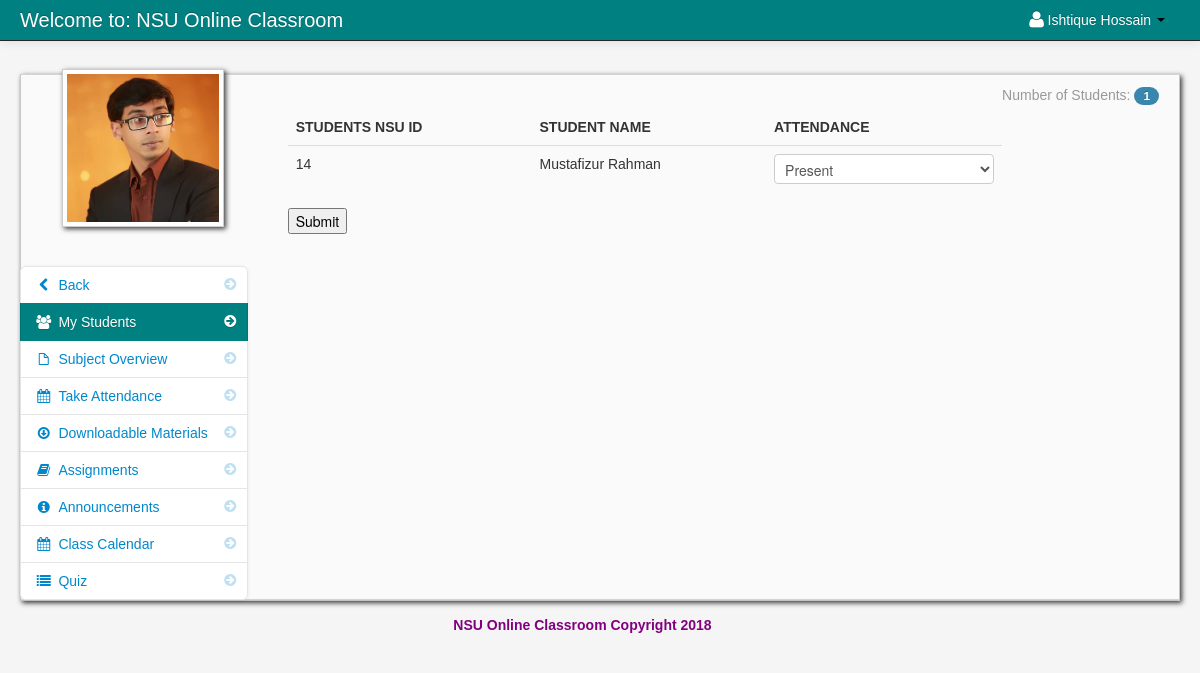
The app's page /take_attendance.php?id=13 (signed in) with its own data.
### tables this page shows
CREATE TABLE `teacher` (
  `teacher_id` int(11) NOT NULL,
  `username` varchar(100) NOT NULL,
  `password` varchar(200) NOT NULL,
  `firstname` varchar(100) NOT NULL,
  `lastname` varchar(100) NOT NULL,
  `department_id` int(11) NOT NULL,
  `location` varchar(200) NOT NULL,
  `about` varchar(500) NOT NULL,
  `teacher_status` varchar(20) NOT NULL,
  `teacher_stat` varchar(100) NOT NULL
);

CREATE TABLE `teacher_class_student` (
  `teacher_class_student_id` int(11) NOT NULL,
  `teacher_class_id` int(11) NOT NULL,
  `student_id` int(11) NOT NULL,
  `teacher_id` int(11) NOT NULL,
  `Present` int(30) NOT NULL DEFAULT '0',
  `Absent` int(30) NOT NULL DEFAULT '0',
  `Late` int(30) NOT NULL DEFAULT '0',
  `Sick` int(30) NOT NULL DEFAULT '0'
);

CREATE TABLE `student` (
  `student_id` int(11) NOT NULL,
  `firstname` varchar(100) NOT NULL,
  `lastname` varchar(100) NOT NULL,
  `class_id` int(11) NOT NULL,
  `username` varchar(100) NOT NULL,
  `password` varchar(100) NOT NULL,
  `email` varchar(100) NOT NULL,
  `contact_number` int(12) NOT NULL,
  `location` varchar(100) NOT NULL,
  `status` varchar(100) NOT NULL
);

### session.php (called while the page is built, shortened)
<?php
$session_id=$_SESSION['id'];
?>

### take_attendance.php (the view, shortened to what this page needs)
<?php include('header_dashboard.php'); ?>
<?php include('session.php'); ?>
<?php $get_id = $_GET['id']; ?>
    <body>
		<?php include('navbar_teacher.php'); ?>
        <div class="container-fluid">
            <div class="row-fluid">
				<?php include('take_attendance_link.php'); ?>
                <div id="block_bg" class="block">
                            <div class="navbar navbar-inner block-header">
                                <div id="" class="muted pull-right">
								<?php
								$my_student = mysql_query("SELECT * FROM teacher_class_student
														LEFT JOIN student ON student.student_id = teacher_class_student.student_id
														INNER JOIN class ON class.class_id = student.class_id where teacher_class_id = '$get_id' order by lastname ")or die(mysql_error());
								$space=" ";
								$count_my_student = mysql_num_rows($my_student);?>
								Number of Students: <span class="badge badge-info"><?php echo $count_my_student; ?></span>
								</div>
								<div class="block-content collapse in">
                                <div class="span12">
                                <form action="insert_attendance.php" method="POST">
									<table cellpadding="0" cellspacing="0" border="0" class="table" id="">
										<thead>
										    <tr>
										    	<th>Students NSU ID</th>
												<th>Student Name</th>
												<th>Attendance</th>
											</tr>
										</thead>
										<tbody>
										    		<?php
										    		$i = 0;
														$my_student = mysql_query("SELECT * FROM teacher_class_student
														LEFT JOIN student ON student.student_id = teacher_class_student.student_id
														INNER JOIN class ON class.class_id = student.class_id where teacher_class_id = '$get_id' order by lastname ")or die(mysql_error());
														while(($row = mysql_fetch_array($my_student)) && ($i < $count_my_student) ){
															?>
															<tr>
																<td><?php echo $row['student_id']; ?></td>
						                                        <td><?php  echo $row['firstname'],$space,$row['lastname']; ?></td>
						                                        <td width="40">
																<select name="<?php echo "attendance".$i ?>"  required>
																<option >Present</option>
					                                            </select>
																</td>
															</tr>
														<?php
														$i++;
														} ?>
										</tbody>
									</table>
									<input type="submit" value="Submit" name="submit">
									</form>
                                </div>
                            </div>
                            </div>
                        </div>
            </div>
		<?php include('footer.php'); ?>
        </div>
		<?php include('script.php'); ?>
    </body>
</html>

### navbar_teacher.php (shortened to what this page needs)
	<div class="navbar navbar-fixed-top navbar-inverse">
           <div class="navbar-inner">
               <div class="container-fluid">
                   <a class="brand" href="#">Welcome to: NSU Online Classroom</a>
							<div class="nav-collapse collapse">
								<ul class="nav pull-right">
												<?php $query= mysql_query("select * from teacher where teacher_id = '$session_id'")or die(mysql_error());
														$row = mysql_fetch_array($query);
												?>
												<li class="dropdown">
													<a href="#" role="button" class="dropdown-toggle" data-toggle="dropdown"> <i class="icon-user icon-large"></i><?php echo $row['firstname']." ".$row['lastname'];  ?> <i class="caret"></i></a>
												</li>
								</ul>
							</div>
               </div>
           </div>
</div>

### take_attendance_link.php
<div class="span3" id="sidebar">
	<img id="avatar" src="admin/<?php echo $row['location']; ?>" class="img-polaroid">
			<ul class="nav nav-list bs-docs-sidenav nav-collapse collapse">
				<li class=""><a href="dasboard_teacher.php"><i class="icon-chevron-right"></i><i class="icon-chevron-left"></i>&nbsp;Back</a></li>
				<li class="active"><a href="my_students.php<?php echo '?id='.$get_id; ?>"><i class="icon-chevron-right"></i><i class="icon-group"></i>&nbsp;My Students</a></li>
				<li class=""><a href="subject_overview.php<?php echo '?id='.$get_id; ?>"><i class="icon-chevron-right"></i><i class="icon-file"></i>&nbsp;Subject Overview</a></li>
				<li class=""><a href="take_attendance.php<?php echo '?id='.$get_id; ?>"><i class="icon-chevron-right"></i><i class="icon-calendar"></i>&nbsp;Take Attendance</a></li>
				<li class=""><a href="downloadable.php<?php echo '?id='.$get_id; ?>"><i class="icon-chevron-right"></i><i class="icon-download"></i>&nbsp;Downloadable Materials</a></li>
				<li class=""><a href="assignment.php<?php echo '?id='.$get_id; ?>"><i class="icon-chevron-right"></i><i class="icon-book"></i>&nbsp;Assignments</a></li>
				<li class=""><a href="announcements.php<?php echo '?id='.$get_id; ?>"><i class="icon-chevron-right"></i><i class="icon-info-sign"></i>&nbsp;Announcements</a></li>
				<li class=""><a href="class_calendar.php<?php echo '?id='.$get_id; ?>"><i class="icon-chevron-right"></i><i class="icon-calendar"></i>&nbsp;Class Calendar</a></li>
				<li class=""><a href="class_quiz.php<?php echo '?id='.$get_id; ?>"><i class="icon-chevron-right"></i><i class="icon-list"></i>&nbsp;Quiz</a></li>
			</ul>
</div>

### admin/assets/styles.css (style rules this page uses)
body { padding-top: 60px; padding-bottom: 40px; background-color: #f5f5f5; }
.block { background: url("../images/pixel-60fff.png") repeat scroll 0 0 rgba(0, 0, 0, 0) !important; border: 1px solid #ccc; background: white; margin: 1em 0em; border-top: none; -webkit-box-shadow: 2px 2px 5px rgba(0, 0, 6, 0.75); -moz-box-shadow: 2px 2px 5px rgba(0, 0, 6, 0.75); box-shadow: 2px 2px 5px rgba(0, 0, 6, 0.75); }
.block-content { margin: 1em; min-height: .25em; }
.block-header { margin-bottom: 0px; border-right: none; border-left: none; -webkit-border-radius: 0px; -moz-border-radius: 0px; border-radius: 0px; }
.block-header div { padding-top: 10px; }
.bs-docs-sidenav { max-width: 228px; margin: 30px 0 0; padding: 0; background-color: #fff; -webkit-border-radius: 6px; -moz-border-radius: 6px; border-radius: 6px; -webkit-box-shadow: 0 1px 4px rgba(0,0,0,.065); -moz-box-shadow: 0 1px 4px rgba(0,0,0,.065); box-shadow: 0 1px 4px rgba(0,0,0,.065); }
.bs-docs-sidenav > li > a { display: block; width: 190px \9; margin: 0 0 -1px; padding: 8px 14px; border: 1px solid #e5e5e5; }
.bs-docs-sidenav > li:first-child > a { -webkit-border-radius: 6px 6px 0 0; -moz-border-radius: 6px 6px 0 0; border-radius: 6px 6px 0 0; }
.bs-docs-sidenav > li:last-child > a { -webkit-border-radius: 0 0 6px 6px; -moz-border-radius: 0 0 6px 6px; border-radius: 0 0 6px 6px; }
.bs-docs-sidenav > .active > a { position: relative; z-index: 2; padding: 9px 15px; border: 0; text-shadow: 0 1px 0 rgba(0,0,0,.15); -webkit-box-shadow: inset 1px 0 0 rgba(0,0,0,.1), inset -1px 0 0 rgba(0,0,0,.1); -moz-box-shadow: inset 1px 0 0 rgba(0,0,0,.1), inset -1px 0 0 rgba(0,0,0,.1); box-shadow: inset 1px 0 0 rgba(0,0,0,.1), inset -1px 0 0 rgba(0,0,0,.1); }
.bs-docs-sidenav .icon-chevron-right { float: right; margin-top: 2px; margin-right: -6px; opacity: .25; }
.bs-docs-sidenav .active .icon-chevron-right, .bs-docs-sidenav .active a:hover .icon-chevron-right { opacity: 1; }

### records on screen
teacher: firstname "Ishtique", lastname "Hossain", location (picture)
teacher_class_student: student.student_id "14", student.firstname "Mustafizur", student.lastname "Rahman"

### other values on screen
$count_my_student "1"
